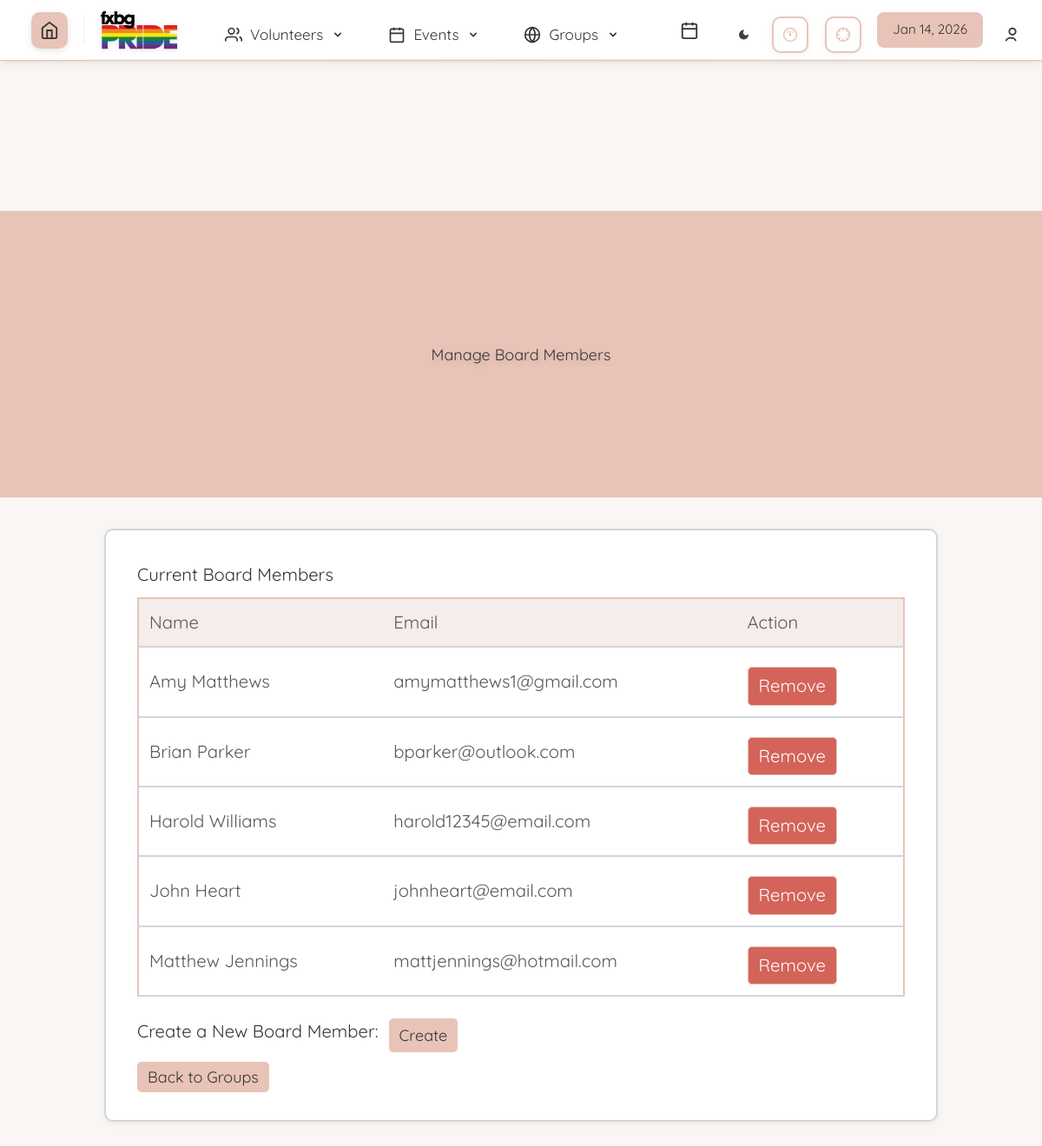
Screenshot of /manageBoardMembers.php (signed in) with the database file from the repository.
### tables this page shows
CREATE TABLE `dbpersons` (
  `person_id` int NOT NULL,
  `id` varchar(256) NOT NULL,
  `role_type` int NOT NULL,
  `role_name` varchar(256) DEFAULT NULL,
  `start_date` text,
  `first_name` text NOT NULL,
  `last_name` text NOT NULL,
  `street_address` text,
  `city` text,
  `state` varchar(2) DEFAULT NULL,
  `zip_code` text,
  `phone1` varchar(12) DEFAULT NULL,
  `phone1type` text,
  `emergency_contact_phone` varchar(12) DEFAULT NULL,
  `emergency_contact_phone_type` text,
  `birthday` text,
  `email` text NOT NULL,
  `emergency_contact_first_name` text,
  `contact_num` varchar(255) DEFAULT NULL,
  `emergency_contact_relation` text,
  `contact_method` text,
  `type` text,
  `status` text,
  `notes` text,
  `password` text,
  `skills` text,
  `interests` text,
  `archived` tinyint(1) DEFAULT NULL,
  `emergency_contact_last_name` text,
  `is_new_volunteer` tinyint(1) DEFAULT '1',
  `is_community_service_volunteer` tinyint(1) DEFAULT '0',
  `total_hours_volunteered` decimal(5,2) DEFAULT '0.00',
  `volunteer_of_the_month` tinyint(1) DEFAULT '0',
  `votm_awarded_month` date DEFAULT NULL,
  `training_level` text
);

### database/dbPersons.php (called while the page is built, shortened)
<?php
function getBoardMembers()
{
    $conn = connect();
    $stmt = $conn->prepare("SELECT person_id, CONCAT(first_name, ' ', last_name) AS full_name, email
        FROM dbpersons
        WHERE role_type = 1 AND role_name = 'Board Member'
        ORDER BY full_name ASC
    ");
    $stmt->execute();
    $result = $stmt->get_result();
    $data = [];
    while ($row = $result->fetch_assoc()) {
        $data[] = [
            'person_id' => $row['person_id'],
            'fullname' => $row['full_name'],
            'email' => $row['email']
        ];
    }
    return $data;
}

### manageBoardMembers.php (the view, shortened to what this page needs)
<!DOCTYPE html>
<html lang="en">
<head>
    <link href="css/normal_tw.css" rel="stylesheet">
    <?php require('header.php'); ?>
</head>
<body>
<header class="hero-header">
    <div class="center-header">
        <h1>Manage Board Members</h1>
    </div>
</header>
<main>
    <div class="main-content-box">
        <?php
        require_once('database/dbPersons.php');
        $members = getBoardMembers();
        ?>
            <h3 class="text-lg font-semibold">Current Board Members</h3>
            <?php if (empty($members)) : ?>
                <p>No members in this group.</p>
            <?php else : ?>
                <table style="margin-bottom: 25px">
                    <thead>
                        <tr>
                            <th>Name</th>
                            <th>Email</th>
                            <th>Action</th>
                        </tr>
                    </thead>
                    <tbody>
                        <?php foreach ($members as $member) :
                            $fullname = htmlspecialchars($member['fullname']);
                            $email = htmlspecialchars($member['email']);
                            ?>
                            <tr>
                                <td><?= $fullname ?></td>
                                <td><?= $email ?></td>
                                <td>
                                    <form method="POST" style="display:inline;">
                                        <button type="submit" name="remove_member" class="btn btn-remove">Remove</button>
                                    </form>
                                </td>
                            </tr>
                        <?php endforeach; ?>
                    </tbody>
                </table>
            <?php endif; ?>
            <div class="create-header">
                <h3 class="text-lg font-semibold mt-6">Create a New Board Member: </h3>
                <a href="createBoardMem.php" class="btn btn-add">Create</a>
            </div>
        <div class="mt-6">
            <a href="groupManagement.php" class="btn btn-add">Back to Groups</a>
        </div>
    </div>
</main>
</body>
</html>

### css/theme-toggle.css (style rules this page uses)
:root { --bg-color: #f9f6f3; --text-color: #363434; --text-secondary: #5a5856; --text-tertiary: #e8c4b8; --text-muted: #8a8280; --navbar-bg: #ffffff; --navbar-shadow: rgba(54, 52, 52, 0.1); --main-color: #e8c4b8; --accent-color: #d4af37; --secondary-accent-color: #e8c4b8; --date-box-bg: #e8c4b8; --date-box-text: #363434; --dropdown-bg: #ffffff; --dropdown-border: #e8c4b8; --dropdown-hover: rgba(232, 196, 184, 0.1); --nav-item-hover: #e8c4b8; --content-box-border: #e8c4b8; --content-box-bg: #ffffff; --card-bg: #ffffff; --card-border: #e8c4b8; --card-shadow: rgba(232, 196, 184, 0.15); --footer-bg: #363434; --button-bg: #e8c4b8; --button-text: #363434; --icon-filter: none; --logo-bg: #e8c4b8; --border-color: #e8c4b8; --hover-border-color: #d4af37; --full-width-bar-bg: #e8c4b8; --full-width-bar-sub-bg: #ffffff; --icon-overlay-bg: rgba(255, 255, 255, 0.95); --nav-item-active-bg: #f4ede9; --svg-fill: #e8c4b8; --page-background-color: #f9f6f3; --page-font-color: #363434; --inactive-font-color: #8a8280; --inactive-background-color: #f4ede9; --standout-background: #ffffff; --shadow-and-border-color: #e8c4b8; --button-font-color: #363434; --standard-border: 1px solid #e8c4b8; --light-border: 1px solid #e8c4b8; --text-field-border: 2px solid #e8c4b8; --cancel-button-background-color: #8a8280; --calendar-event-color: #8a8280; --calendar-event-color-hover: #e8c4b8; --calendar-today-border: 2px solid #d4af37; --error-color: #d4635a; --calendar-archived-event-color: #c4bab7ff; }
html { height: 100%; }
body { background-color: var(--bg-color); color: var(--text-color); transition: background-color 0.3s ease, color 0.3s ease; min-height: 100%; display: flex; flex-direction: column; }
* { transition: background-color 0.3s ease, color 0.3s ease, border-color 0.3s ease, box-shadow 0.3s ease; }
* { box-sizing: border-box; margin: 0; padding: 0; }
body { font-family: "Quicksand", sans-serif; padding-top: 70px !important; background-color: var(--bg-color); color: var(--text-color); transition: background-color 0.3s ease, color 0.3s ease; min-height: 100vh; display: flex; flex-direction: column; }
* { font-family: "Quicksand", sans-serif; }
body > *:not(.modern-navbar):not(.footer) { flex: 1 0 auto; }
h1, h2, h3, h4, h5, h6 { font-family: "Quicksand", sans-serif; font-weight: 600; }
body { padding-top: 70px !important; }

### css/pwa-mobile.css (style rules this page uses)
@media (min-width: 769px) { * { -webkit-tap-highlight-color: transparent; } }
a:not(.calendar-event), button { position: relative; }
html { scroll-behavior: smooth; }
@media (min-width: 769px) { table, table.general { min-width: auto !important; } }
@media (min-width: 769px) { h1 { font-size: inherit !important; } }

### css/accessibility-settings.css (style rules this page uses)
body, body * { font-family: var( --accessibility-font-family, var(--default-font-family, "Quicksand", sans-serif) ) !important; }
body, body *, p, span, div, a, button, input, select, textarea, label, li, td, th, h1, h2, h3, h4, h5, h6 { font-weight: var(--accessibility-font-weight, 400) !important; line-height: var(--accessibility-line-height, 1.5) !important; letter-spacing: var(--accessibility-letter-spacing, 0) !important; }
html { font-size: calc(18px * var(--accessibility-font-scale, 1)) !important; }
body, p, span, div, a, button, input, select, textarea, label { transition: font-size 0.3s ease, font-weight 0.3s ease, line-height 0.3s ease, letter-spacing 0.3s ease; }

### manageBoardMembers.php (style rules this page uses)
.btn { padding: 6px 12px; border-radius: 5px; color: white; text-decoration: none; font-weight: bold; }
.btn-remove { background-color: var(--error-color, #d4635a); }
.btn-add { background-color: var(--main-color, #e8c4b8); color: var(--button-text, #363434); }
table { width: 100%; margin-top: 10px; border-collapse: collapse; }
th, td { padding: 12px; border-bottom: 1px solid var(--card-border, #e8c4b8); text-align: left; }
th { background-color: var(--nav-item-active-bg, #f4ede9); font-weight: 600; }
.main-content-box { background: var(--card-bg, #ffffff); border-radius: 10px; padding: 2rem; box-shadow: 0 2px 8px rgba(0,0,0,0.05); margin: 0 auto; margin-top: 2rem; width: 80%; }
select, button { padding: 8px 10px; margin: 10px 5px 0 0; border-radius: 5px; border: 1px solid var(--card-border, #e8c4b8); }
.create-header { display: flex; justify-content: space-between; justify-content: flex-start; gap: 12px; margin-top: 25px; margin-bottom: 15px; }

### rows the page displays
dbpersons: fullname "Amy Matthews", email "amymatthews1@gmail.com"
dbpersons: fullname "Brian Parker", email "bparker@outlook.com"
dbpersons: fullname "Harold Williams", email "harold12345@email.com"
dbpersons: fullname "John Heart", email "johnheart@email.com"
dbpersons: fullname "Matthew Jennings", email "mattjennings@hotmail.com"
